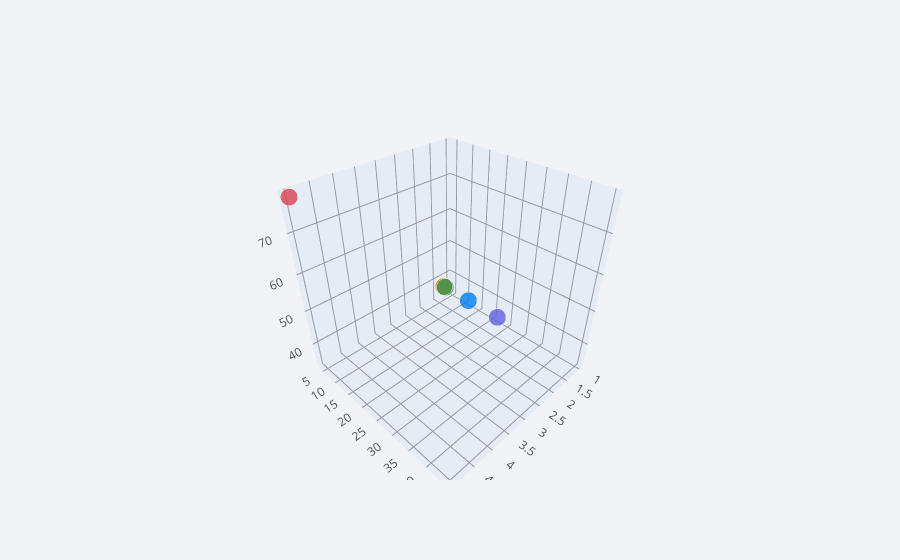

Notebook cell for this chart:
### Code cell
df1.iplot(x='X',y='Y',z='Z',kind ='scatter3d')

### Figure 1 — Plotly figure (JSON) as saved in the notebook; plotly's stock layout.template omitted (floating-point values rounded to 4 significant figures)
{"data": [{"marker": {"color": ["rgba(0, 128, 240, 1.0)", "rgba(238, 118, 0, 1.0)", "rgba(48, 144, 84, 1.0)", "rgba(98, 98, 222, 1.0)", "rgba(217, 66, 85, 1.0)"], "opacity": 0.8, "size": [12, 12, 12, 12, 12], "symbol": "circle"}, "mode": "markers", "text": ["0", "1", "2", "3", "4"], "type": "scatter3d", "x": [1, 2, 3, 4, 5], "y": [11, 12, 23, 45, 4], "z": [34, 45, 56, 67, 78]}], "layout": {"legend": {"bgcolor": "#F2F3F7", "font": {"color": "#505050"}}, "paper_bgcolor": "#F2F3F7", "plot_bgcolor": "#F2F3F7", "scene": {"xaxis": {"gridcolor": "#9499A3", "showgrid": true, "tickfont": {"color": "#505050"}, "title": {"font": {"color": "#505050"}, "text": ""}, "zerolinecolor": "#9499A3"}, "yaxis": {"gridcolor": "#9499A3", "showgrid": true, "tickfont": {"color": "#505050"}, "title": {"font": {"color": "#505050"}, "text": ""}, "zerolinecolor": "#9499A3"}, "zaxis": {"gridcolor": "#9499A3", "showgrid": true, "tickfont": {"color": "#505050"}, "title": {"font": {"color": "#505050"}, "text": ""}, "zerolinecolor": "#9499A3"}}, "title": {"font": {"color": "#484848"}}}}
